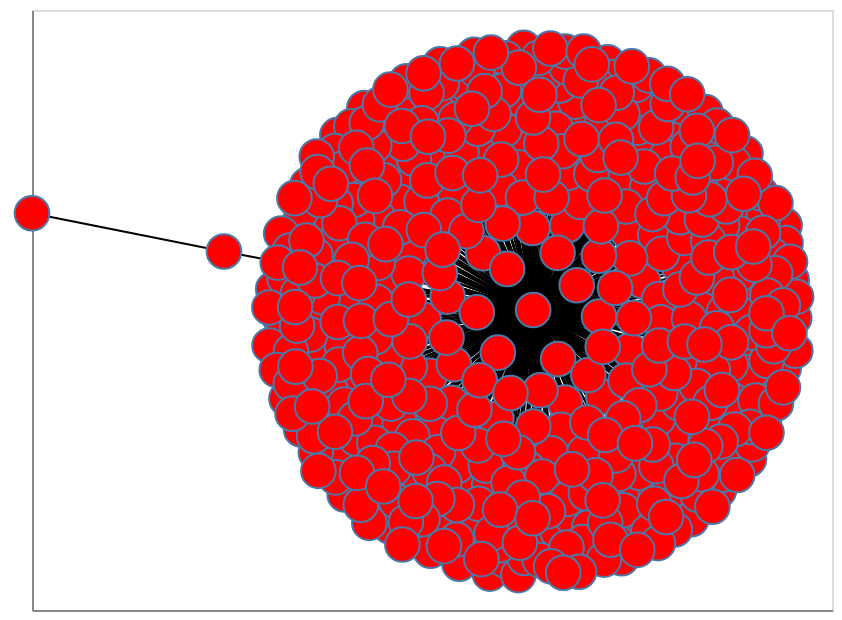

The notebook cell this image was saved under:
### Code cell
nxa.draw_networkx(G)

### Figure 1 — Vega-Lite specification as saved in the notebook (floating-point values rounded to 4 significant figures; data arrays with more than 128 entries replaced by an {"elided": "..."} marker saying what was removed)
{"config": {"view": {"continuousWidth": 400, "continuousHeight": 300}}, "layer": [{"data": {"name": "data-2994c0b97657f8fd40355a5451d41931"}, "mark": {"type": "line", "color": "black", "opacity": 1, "strokeWidth": 1}, "encoding": {"detail": {"field": "edge", "type": "quantitative"}, "x": {"axis": {"grid": false, "labels": false, "ticks": false, "title": ""}, "field": "x", "type": "quantitative"}, "y": {"axis": {"grid": false, "labels": false, "ticks": false, "title": ""}, "field": "y", "type": "quantitative"}}}, {"data": {"name": "data-f2a9f717342c32611aca110440afc314"}, "mark": {"type": "point", "fill": "red", "opacity": 1, "size": 300, "strokeWidth": 1.0}, "encoding": {"x": {"axis": {"grid": false, "labels": false, "ticks": false}, "field": "x", "type": "quantitative"}, "y": {"axis": {"grid": false, "labels": false, "ticks": false}, "field": "y", "type": "quantitative"}}}], "$schema": "https://vega.github.io/schema/vega-lite/v4.17.0.json", "datasets": {"data-2994c0b97657f8fd40355a5451d41931": {"elided": "956 records"}, "data-f2a9f717342c32611aca110440afc314": {"elided": "476 records"}}}
